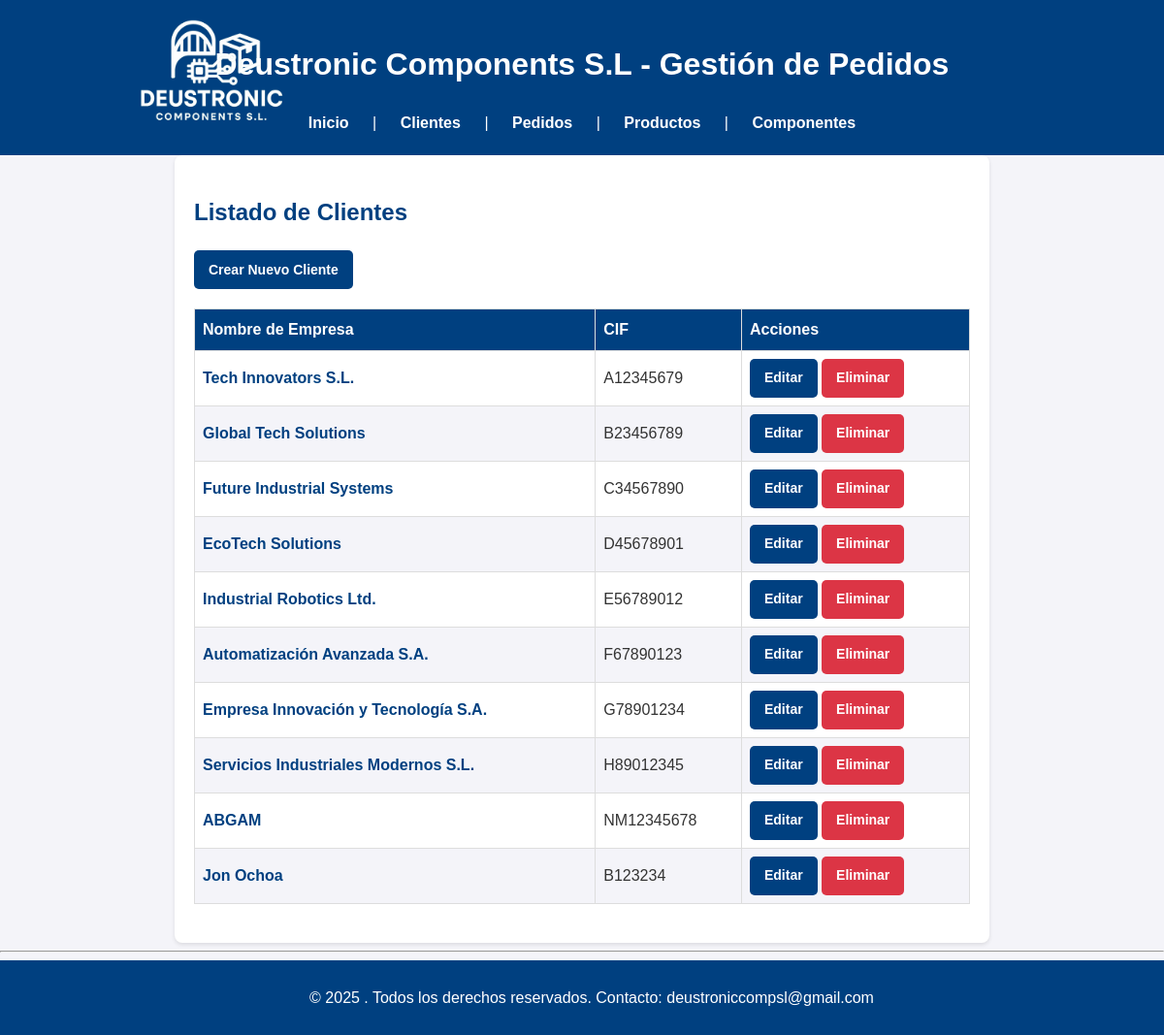
/clientes/, run on the app's committed database.
### appEntrega/models.py (models this page shows, shortened)
class Cliente(models.Model):
    cif = models.CharField(max_length=15, unique=True)
    nombre_empresa = models.CharField(max_length=100)
    direccion = models.CharField(max_length=255)
    datos_contacto = models.CharField(max_length=255)

### appEntrega/views.py (the view)
# urls.py: path('clientes/', ClienteListView.as_view(), name='cliente_listado'),
class ClienteListView(ListView):
    model = Cliente
    template_name = 'cliente_listado.html'
    context_object_name = 'clientes'

### appEntrega/templates/cliente_listado.html (shortened to what this page needs)
{% extends "base.html" %}
{% block content %}
<h2>Listado de Clientes</h2>
<a href="{% url 'cliente_crear' %}" class="button">Crear Nuevo Cliente</a>
<table>
    <thead>
        <tr>
            <th>Nombre de Empresa</th>
            <th>CIF</th>
            <th>Acciones</th>
        </tr>
    </thead>
    <tbody>
        {% for cliente in clientes %}
        <tr>
            <td><a href="{% url 'cliente_detalle' cliente.id %}" class="detalle_link">{{ cliente.nombre_empresa }}</a></td>
            <td>{{ cliente.cif }}</td>
            <td>
                <a href="{% url 'cliente_editar' cliente.id %}" class="button">Editar</a>
                <a href="{% url 'cliente_eliminar' cliente.id %}" class="btn-eliminar">Eliminar</a>
            </td>
        </tr>
        {% empty %}
        <tr>
            <td colspan="3">No hay clientes registrados.</td>
        </tr>
        {% endfor %}
    </tbody>
</table>
{% endblock %}

### appEntrega/static/CSS/stylesheet.css (style rules this page uses)
body { font-family: 'Arial', sans-serif; line-height: 1.6; margin: 0; padding: 0; background-color: #f4f4f9; color: #333; }
h2 { color: #004080; margin-bottom: 20px; }
button, a.button { display: inline-flex; align-items: center; justify-content: center; background-color: #004080; color: white; padding: 10px 15px; text-decoration: none; border: none; border-radius: 5px; cursor: pointer; font-size: 14px; font-weight: bold; text-align: center; transition: background-color 0.3s, color 0.3s; height: 40px; box-sizing: border-box; }
table { width: 100%; border-collapse: collapse; margin: 20px 0; font-size: 16px; text-align: left; }
table th, table td { border: 1px solid #ddd; padding: 8px; }
table th { background-color: #004080; color: white; }
table tr:nth-child(even) { background-color: #f4f4f9; }
.btn-eliminar { display: inline-flex; align-items: center; justify-content: center; background-color: #dc3545; color: white; padding: 10px 15px; text-decoration: none; border: none; border-radius: 5px; cursor: pointer; font-size: 14px; font-weight: bold; text-align: center; transition: background-color 0.3s ease, color 0.3s ease; height: 40px; box-sizing: border-box; }
a.detalle_link { color: #004080; text-decoration: none; font-weight: bold; transition: color 0.3s; }

### data on the page
Cliente: nombre_empresa "Tech Innovators S.L.", cif "A12345679"
Cliente: nombre_empresa "Global Tech Solutions", cif "B23456789"
Cliente: nombre_empresa "Future Industrial Systems", cif "C34567890"
Cliente: nombre_empresa "EcoTech Solutions", cif "D45678901"
Cliente: nombre_empresa "Industrial Robotics Ltd.", cif "E56789012"
Cliente: nombre_empresa "Automatización Avanzada S.A.", cif "F67890123"
Cliente: nombre_empresa "Empresa Innovación y Tecnología S.A.", cif "G78901234"
Cliente: nombre_empresa "Servicios Industriales Modernos S.L.", cif "H89012345"
Cliente: nombre_empresa "ABGAM", cif "NM12345678"
Cliente: nombre_empresa "Jon Ochoa", cif "B123234"
